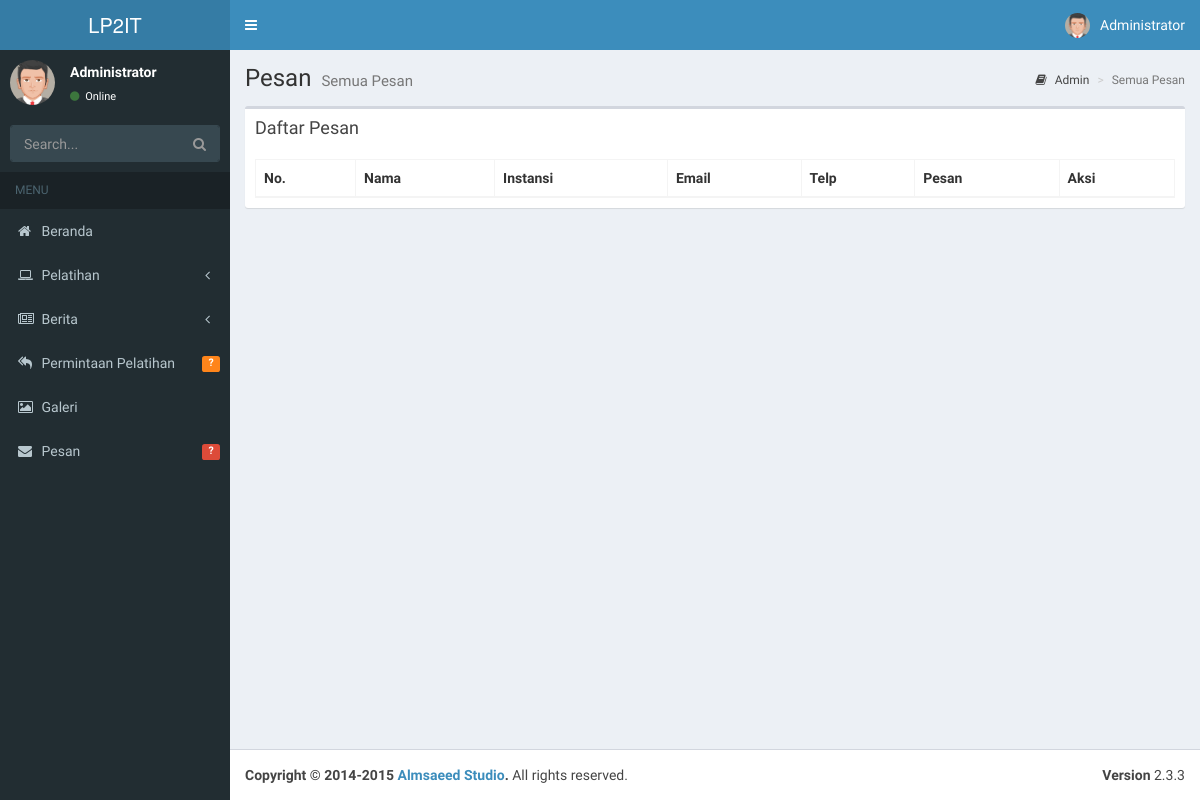
The page /index.php/admin/kontakAll on the database as committed earlier.
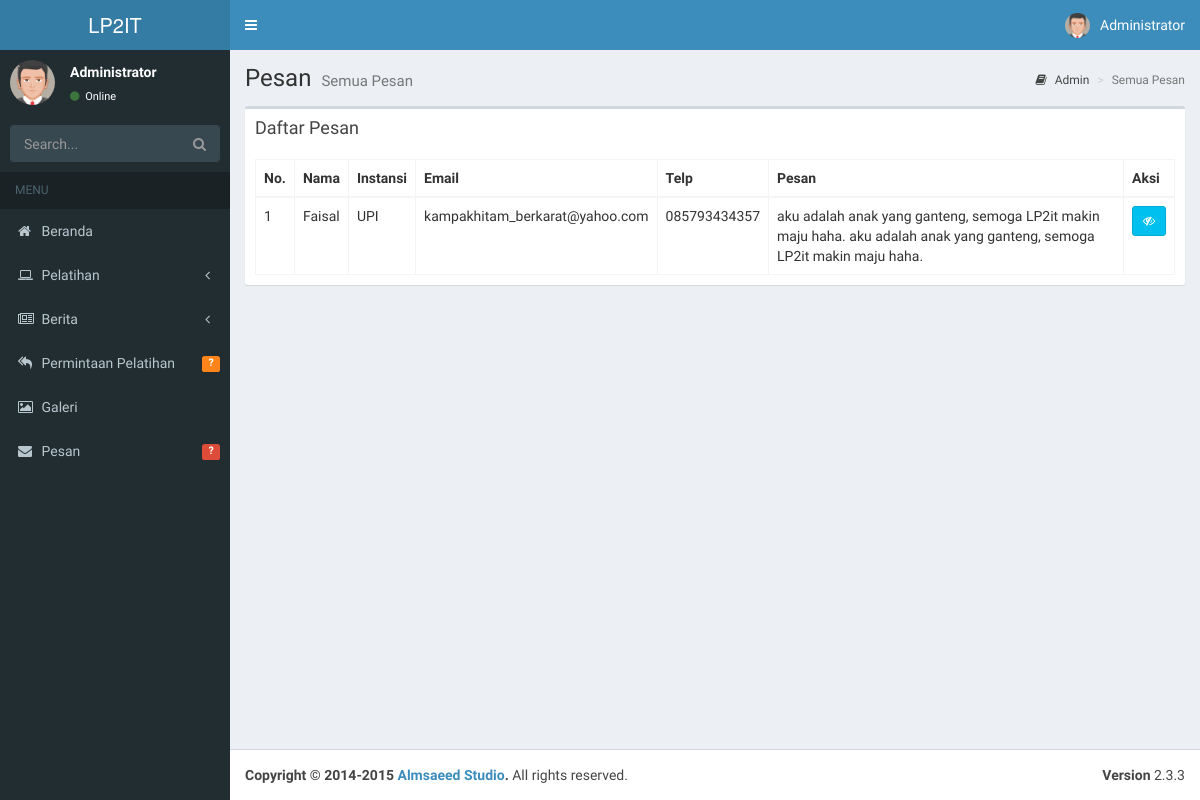
The same page on the database as committed later.
### tables this page shows
CREATE TABLE `tb_kontak` (
  `id` int(11) NOT NULL,
  `nama` varchar(255) NOT NULL,
  `instansi` varchar(255) NOT NULL,
  `email` varchar(255) NOT NULL,
  `telp` varchar(255) NOT NULL,
  `pesan` text NOT NULL,
  `stats` tinyint(1) NOT NULL DEFAULT '0'
);

### application/controllers/Admin.php (called while the page is built, shortened)
<?php
class Admin extends CI_Controller {
	public function kontakAll()	{
		$data['all'] = $this->ModelPesan->selectAll()->result_array();
		$this->load->view('admin/templates/header');
		$this->load->view('admin/kontakAll',$data);
		$this->load->view('admin/templates/footer');
	}
}

### index.php (called while the page is built, shortened)
<?php
require_once BASEPATH.'core/CodeIgniter.php';

### application/models/ModelPesan.php (called while the page is built, shortened)
<?php
class ModelPesan extends CI_Model {
	public $tableName;
	public function __construct(){
		$this->tableName = "tb_kontak";
	}
	public function selectAll($from=0,$offset=0){
		$this->db->select('*');
		$this->db->from($this->tableName);
		$this->db->order_by('stats','DESC');
		$this->db->limit($from,$offset);
		return $this->db->get();
	}
}

### application/views/admin/kontakAll.php (the view)
<div class="content-wrapper">
  <section class="content-header">
    <h1>
      Pesan
      <small>Semua Pesan</small>
    </h1>
    <ol class="breadcrumb">
      <li><a href="#"><i class="fa fa-book"></i> Admin</a></li>
      <li class="active">Semua Pesan</li>
    </ol>
  </section>
  <section class="content">
    <div class="row">
      <div class="col-xs-12">
      <div class="box">
          <div class="box-header">
          <h3 class="box-title">Daftar Pesan</h3>
          </div>
          <div class="box-body">
          <table id="dt" class="table table-bordered table-hover">
              <thead>
              <tr>
                  <th>No.</th>
                  <th>Nama</th>
                  <th>Instansi</th>
                  <th>Email</th>
                  <th>Telp</th>
                  <th>Pesan</th>
                  <th>Aksi</th>
              </tr>
              </thead>
              <tbody>
              <?php
              $i=1;foreach($all as $row){
               ?>
              <tr>
                  <td><?php echo $i++; ?></td>
                  <td><?php echo $row['nama']; ?></td>
                  <td><?php echo $row['instansi']; ?></td>
                  <td><?php echo $row['email']; ?></td>
                  <td><?php echo $row['telp']; ?></td>
                  <td><?php echo $row['pesan']; ?></td>
                  <td>
                    <button type="button" onclick="location.href='<?php echo site_url();?>Admin/markUnread/<?php echo $row['id']; ?>'" class="btn btn-sm btn-<?php if($row['stats']==1)echo 'info'; else echo 'danger';?>"><i class="fa fa-eye<?php if($row['stats']==1)echo "-slash"; ?>"></i></button>
                  </td>
              </tr>
              <?php } ?>
              </tbody>
          </table>
          </div>
      </div>
      </div>
  </div>
  </section>
</div>

### application/views/admin/templates/header.php (shortened to what this page needs)
<!DOCTYPE html>
<html>
<head>
  <link rel="stylesheet" href="<?php echo base_url(); ?>assets/css/bootstrap.min.css">
  <link rel="stylesheet" href="https://cdnjs.cloudflare.com/ajax/libs/font-awesome/4.5.0/css/font-awesome.min.css">
  <link rel="stylesheet" href="https://cdnjs.cloudflare.com/ajax/libs/ionicons/2.0.1/css/ionicons.min.css">
  <link rel="stylesheet" href="<?php echo base_url(); ?>assets/css/AdminLTE/AdminLTE.min.css">
  <link rel="stylesheet" href="<?php echo base_url(); ?>assets/css/AdminLTE/skins/_all-skins.min.css">
  <link rel="stylesheet" href="<?php echo base_url(); ?>plugins/iCheck/flat/blue.css">
  <link rel="stylesheet" href="<?php echo base_url(); ?>plugins/morris/morris.css">
  <link rel="stylesheet" href="<?php echo base_url(); ?>plugins/jvectormap/jquery-jvectormap-1.2.2.css">
  <link rel="stylesheet" href="<?php echo base_url(); ?>plugins/datepicker/datepicker3.css">
  <link rel="stylesheet" href="<?php echo base_url(); ?>plugins/daterangepicker/daterangepicker-bs3.css">
  <link rel="stylesheet" href="<?php echo base_url(); ?>plugins/bootstrap-wysihtml5/bootstrap3-wysihtml5.min.css">
  <link rel="stylesheet" href="<?php echo base_url(); ?>assets/styleadmin.css">
</head>
<body class="hold-transition skin-blue sidebar-mini">
<div class="wrapper">
<header class="main-header">
    <a href="#" class="logo">
      <span class="logo-lg"> LP2IT</span>
    </a>
    <nav class="navbar navbar-static-top">
      <a href="#" class="sidebar-toggle" data-toggle="offcanvas" role="button">
      </a>
      <div class="navbar-custom-menu">
        <ul class="nav navbar-nav">
          <li class="dropdown user user-menu">
            <a href="#" class="dropdown-toggle" data-toggle="dropdown">
              <img src="<?php echo base_url(); ?>assets/img/avatar5.png" class="user-image" alt="User Image">
              <span class="hidden-xs">Administrator</span>
            </a>
          </li>
        </ul>
      </div>
    </nav>
  </header>
  <aside class="main-sidebar">
    <section class="sidebar">
      <div class="user-panel">
        <div class="pull-left image">
          <img src="<?php echo base_url(); ?>assets/img/avatar5.png" class="img-circle" alt="User Image">
        </div>
        <div class="pull-left info">
          <p>Administrator</p>
          <a href="#"><i class="fa fa-circle text-success"></i> Online</a>
        </div>
      </div>
      <form action="#" method="get" class="sidebar-form">
        <div class="input-group">
          <input type="text" name="q" class="form-control" placeholder="Search...">
              <span class="input-group-btn">
                <button type="submit" name="search" id="search-btn" class="btn btn-flat"><i class="fa fa-search"></i>
                </button>
              </span>
        </div>
      </form>
      <ul class="sidebar-menu">
        <li class="header">MENU</li>
        <li class="treeview">
          <a href="<?php echo site_url(); ?>Admin">
            <i class="fa fa-home"></i> <span>Beranda</span></i>
          </a>
        </li>
        <li class="treeview">
          <a href="#">
            <i class="fa fa-laptop"></i>
            <span>Pelatihan</span>
            <i class="fa fa-angle-left pull-right"></i>
          </a>
        </li>
        <li class="treeview">
          <a href="#">
              <i class="fa fa-newspaper-o"></i> <span>Berita</span>
            <i class="fa fa-angle-left pull-right"></i>
          </a>
        </li>
        <li class="treeview">
          <a href="<?php echo site_url(); ?>Admin/reqAll">
            <i class="fa fa-reply-all"></i> <span>Permintaan Pelatihan</span></i>
            <span class="pull-right-container">
              <span class="label bg-orange pull-right">?</span>
            </span>
          </a>
        </li>
        <li class="treeview">
          <a href="<?php echo site_url(); ?>Admin/reqAll">
            <i class="fa fa-photo"></i> <span>Galeri</span></i>
          </a>
        </li>
        <li class="treeview">
          <a href="<?php echo site_url(); ?>Admin/kontakAll">
            <i class="fa fa-envelope"></i> <span>Pesan</span></i>
            <span class="pull-right-container">
              <span class="label label-danger pull-right">?</span>
            </span>
          </a>
        </li>
      </ul>
    </section>
  </aside>

### application/views/admin/templates/footer.php (shortened to what this page needs)
  <footer class="main-footer">
    <div class="pull-right hidden-xs">
      <b>Version</b> 2.3.3
    </div>
    <strong>Copyright &copy; 2014-2015 <a href="http://almsaeedstudio.com">Almsaeed Studio</a>.</strong> All rights
    reserved.
  </footer>
</div>
</body>
</html>

### assets/styleadmin.css (style rules this page uses)
table { table-layout: auto; }
td { word-wrap:normal; }

Rows that differ between the two databases and show on the page:
added tb_kontak: nama "Faisal", instansi "UPI", email "kampakhitam_berkarat@yahoo.com", telp "085793434357", pesan "aku adalah anak yang ganteng, semoga LP2it makin maju haha. aku adalah anak yang ganteng, semoga LP2it makin maju haha.", stats 1 (drawn)
